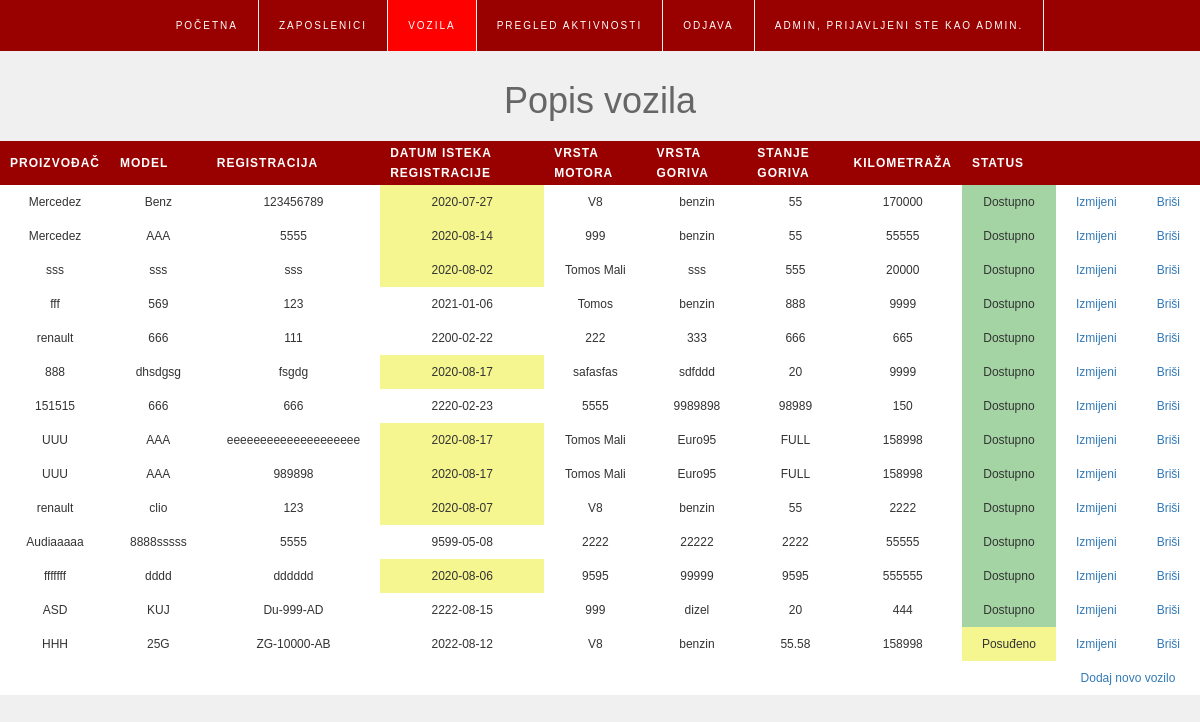
/vozila.php (signed in), run on the app's committed database.
### tables this page shows
CREATE TABLE `vozila` (
  `id` int(5) NOT NULL,
  `proizvodjac` varchar(20) NOT NULL,
  `model` varchar(20) NOT NULL,
  `registracija` varchar(20) NOT NULL,
  `datum` date NOT NULL,
  `motor` varchar(255) NOT NULL,
  `vrsta_goriva` varchar(20) NOT NULL,
  `stanje_goriva` varchar(20) NOT NULL,
  `status` varchar(20) NOT NULL,
  `kilometraza` float NOT NULL
);

### vozila.php (the view, shortened to what this page needs)
<?php
require_once "config.php";
?>
<!DOCTYPE html>
<html dir="ltr">
    <head>
        <link rel="stylesheet" href="https://maxcdn.bootstrapcdn.com/bootstrap/3.3.7/css/bootstrap.css">
        <link href="css.css" rel="stylesheet" type="text/css">
    </head>
    <body>
        <?php
            include "header.php"
        ?>
        <h1>Popis vozila</h1>
        <table class="TableRowHover">
            <thead>
                <tr>
                    <th>Proizvođač</th>
                    <th>Model</th>
                    <th>Registracija</th>
                    <th>Datum isteka registracije</th>
                    <th>Vrsta motora</th>
                    <th>Vrsta goriva</th>
                    <th>Stanje goriva</th>
                    <th>Kilometraža</th>
                    <th>Status</th>
                    <th></th>
                    <th></th>
                </tr>
            <thead>
            <tbody>
            <?php
                $result = $link->query("SELECT * FROM vozila order by id desc");
                if ($result->num_rows > 0) {
                    while ($row = $result->fetch_assoc()) {
                        print '
                            <tr>
                                <td>' . $row["proizvodjac"] . '</td>
                                <td>' . $row["model"] . '</td>
                                <td>' . $row["registracija"] . '</td>
                                <td ';
                        if (strtotime($row["datum"]) < time()) {print 'style="background:rgba(255, 255, 0, .4);"';}
                        print '>'. $row["datum"] . '</td>
                                <td>' . $row["motor"] . '</td>
                                <td>' . $row["vrsta_goriva"] . '</td>
                                <td>' . $row["stanje_goriva"] . '</td>
                                <td>' . $row["kilometraza"] . '</td>
                                ';
                        if ($row["status"]=="dostupno") {
                            print '<td style="background:rgba(51, 170, 51, .4);">Dostupno';
                        } elseif ($row["status"]=="posudjeno") {
                            print '<td style="background:rgba(255, 255, 0, .4);">Posuđeno';
                        } elseif ($row["status"]=="popravak") {
                            print '<td style="background:rgba(255, 255, 0, .4);">Na popravku';
                        }
                        print ' </td>
                                <td><a href="update_vozilo.php?id=' . $row["id"] . '">Izmijeni</a></td>
                                <td><a href="delete_vozilo.php?id=' . $row["id"] . '">Briši</a></td>
                            </tr>
                            ';
                        }
                }
            print ' <tr class="final">
                        <td colspan="9"></td>
                        <td colspan="2"><a href="add_vozilo.php' . $row["id"] . '">Dodaj novo vozilo</a></td>
                    </tr>';
            ?>
            </tbody>
        </table>
    </body>
</html>

### css.css (style rules this page uses)
* { margin: 0px; padding: 0px; }
a, a:link, a:visited, a:hover, a:active { text-decoration: none; }
body { background-color: #F0F0F0; font: 14px sans-serif; text-align: center; margin: 0 !important; }
h1 { font-size: 36px; color: #666666; padding-top: 10px; padding-bottom: 10px; }
table { padding-top: 0; border-collapse: collapse; border-spacing: 0px; font-size: 12px; margin: auto; text-align: center; vertical-align: middle; }
table.TableRowHover th { background-color: #990000; text-transform: uppercase; letter-spacing: 1px; padding-top: 2px; padding-bottom: 2px; padding: 2px 10px 2px 10px; line-height: 20px; color: #FFFFFF; }
table td { background-color: #FFFFFF; padding: 10px 20px 10px 20px; }

### data on the page
vozila: proizvodjac "Mercedez", model "Benz", registracija "123456789", datum "2020-07-27", motor "V8", vrsta_goriva "benzin", stanje_goriva "55", kilometraza "170000", status "Dostupno"
vozila: proizvodjac "Mercedez", model "AAA", registracija "5555", datum "2020-08-14", motor "999", vrsta_goriva "benzin", stanje_goriva "55", kilometraza "55555", status "Dostupno"
vozila: proizvodjac "sss", model "sss", registracija "sss", datum "2020-08-02", motor "Tomos Mali", vrsta_goriva "sss", stanje_goriva "555", kilometraza "20000", status "Dostupno"
vozila: proizvodjac "fff", model "569", registracija "123", datum "2021-01-06", motor "Tomos", vrsta_goriva "benzin", stanje_goriva "888", kilometraza "9999", status "Dostupno"
vozila: proizvodjac "renault", model "666", registracija "111", datum "2200-02-22", motor "222", vrsta_goriva "333", stanje_goriva "666", kilometraza "665", status "Dostupno"
vozila: proizvodjac "888", model "dhsdgsg", registracija "fsgdg", datum "2020-08-17", motor "safasfas", vrsta_goriva "sdfddd", stanje_goriva "20", kilometraza "9999", status "Dostupno"
vozila: proizvodjac "151515", model "666", registracija "666", datum "2220-02-23", motor "5555", vrsta_goriva "9989898", stanje_goriva "98989", kilometraza "150", status "Dostupno"
vozila: proizvodjac "UUU", model "AAA", registracija "eeeeeeeeeeeeeeeeeeee", datum "2020-08-17", motor "Tomos Mali", vrsta_goriva "Euro95", stanje_goriva "FULL", kilometraza "158998", status "Dostupno"
vozila: proizvodjac "UUU", model "AAA", registracija "989898", datum "2020-08-17", motor "Tomos Mali", vrsta_goriva "Euro95", stanje_goriva "FULL", kilometraza "158998", status "Dostupno"
vozila: proizvodjac "renault", model "clio", registracija "123", datum "2020-08-07", motor "V8", vrsta_goriva "benzin", stanje_goriva "55", kilometraza "2222", status "Dostupno"
vozila: proizvodjac "Audiaaaaa", model "8888sssss", registracija "5555", datum "9599-05-08", motor "2222", vrsta_goriva "22222", stanje_goriva "2222", kilometraza "55555", status "Dostupno"
vozila: proizvodjac "fffffff", model "dddd", registracija "dddddd", datum "2020-08-06", motor "9595", vrsta_goriva "99999", stanje_goriva "9595", kilometraza "555555", status "Dostupno"
vozila: proizvodjac "ASD", model "KUJ", registracija "Du-999-AD", datum "2222-08-15", motor "999", vrsta_goriva "dizel", stanje_goriva "20", kilometraza "444", status "Dostupno"
vozila: proizvodjac "HHH", model "25G", registracija "ZG-10000-AB", datum "2022-08-12", motor "V8", vrsta_goriva "benzin", stanje_goriva "55.58", kilometraza "158998", status "Posuđeno"

### other printed values
$_SESSION["ime"] "ADMIN"
